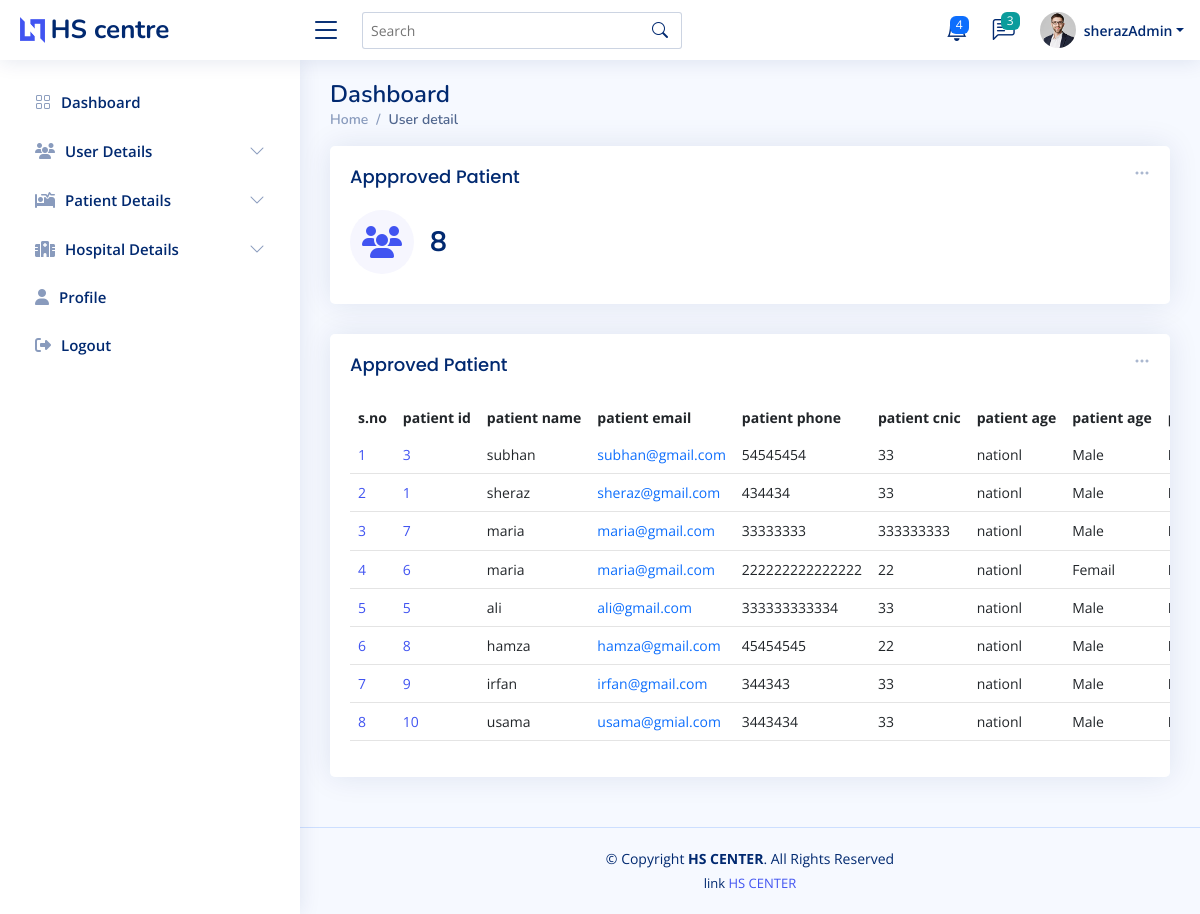
/admin_app_pat.php (signed in), run on the app's committed database.
### tables this page shows
CREATE TABLE `accept_patient` (
  `pateint_id` int(11) NOT NULL,
  `reg_pateint_id` int(11) NOT NULL,
  `patient_name` varchar(200) NOT NULL,
  `patient_email` varchar(200) NOT NULL,
  `patient_phone` varchar(255) NOT NULL,
  `patient_cnic` varchar(255) NOT NULL,
  `patient_age` varchar(222) NOT NULL,
  `patient_select_hos` varchar(222) NOT NULL,
  `patient_gender` varchar(222) NOT NULL,
  `patient_vacc` varchar(222) NOT NULL,
  `patient_app_day` varchar(222) NOT NULL,
  `pateint_dos_1` varchar(222) NOT NULL,
  `pateint_dos_2` varchar(222) NOT NULL,
  `pateint_dos_1_date` varchar(111) NOT NULL,
  `pateint_dos_2_date` varchar(111) NOT NULL
);

### admin_app_pat.php (the view, shortened to what this page needs)
<?php
require 'conn.php';
$fetch_app_PatientQ = "SELECT * FROM `accept_patient`";
$fetch_app_Patient = mysqli_query($conn,$fetch_app_PatientQ);
$total_app_Patient = mysqli_num_rows($fetch_app_Patient);
?>
<!DOCTYPE html>
<html lang="en">
<head>
  <?php require './component/_admin_link.php'?>
</head>
<body>
<?php require './component/_admin_nav.php';?>
  <main id="main" class="main " >
    <div class="pagetitle ">
      <h1>Dashboard</h1>
      <nav>
        <ol class="breadcrumb">
          <li class="breadcrumb-item"><a href="admin-index.php">Home</a></li>
          <li class="breadcrumb-item active">User detail</li>
        </ol>
      </nav>
    </div>
    <section class="section dashboard ">
      <div class="row ">
        <div class="col-lg-12">
          <div class="row ">
            <div class="col-xxl-4 col-md-6  w-100">
              <div class="card info-card sales-card">
                <div class="filter">
                  <a class="icon" href="#" data-bs-toggle="dropdown"><i class="bi bi-three-dots"></i></a>
                </div>
                <div class="card-body">
                  <h5 class="card-title">Appproved Patient</h5>
                  <div class="d-flex align-items-center">
                    <div class="card-icon rounded-circle d-flex align-items-center justify-content-center">
                    <i class="fa-solid fa-users"></i>
                    </div>
                    <div class="ps-3">
                      <h6><?=$total_app_Patient?></h6>
                    </div>
                  </div>
                </div>
              </div>
            </div>
 <div class="col-12" >
              <div class="card recent-sales overflow-auto">
                <div class="filter">
                  <a class="icon" href="#" data-bs-toggle="dropdown"><i class="bi bi-three-dots"></i></a>
                </div>
                <div class="card-body">
                  <h5 class="card-title">Approved Patient</h5>
                  <table class="table table-borderless datatable" id="dowload_pdf">
                    <thead>
                      <tr>
                        <th scope="col">s.no</th>
                        <th scope="col">patient id</th>
                        <th scope="col">patient name</th>
                        <th scope="col">patient email</th>
                        <th scope="col">patient phone</th>
                        <th scope="col">patient cnic</th>
                        <th scope="col">patient age</th>
                        <th scope="col">patient age</th>
                        <th scope="col">patient gender</th>
                      </tr>
                    </thead>
                    <tbody>
                    <?php
                    if($total_app_Patient  > 0){
                      while($app_patient_data = mysqli_fetch_assoc($fetch_app_Patient)){
                        $j+=1;
  echo '<tr>
  <td scope="row"><a href="#">'.$j.'</a></td>
  <td scope="row"><a href="#">'.$app_patient_data['reg_pateint_id'].'</a></td>
  <td>'.$app_patient_data['patient_name'].'</td>
  <td><a  class="text-primary">'.$app_patient_data['patient_email'].'</a></td>
  <td>'.$app_patient_data['patient_phone'].'</td>
  <td>'.$app_patient_data['patient_age'].'</td>
  <td>'.$app_patient_data['patient_select_hos'].'</td>
  <td>'.$app_patient_data['patient_gender'].'</td>
  <td>'.$app_patient_data['patient_gender'].'</td>
  <td>'.$app_patient_data['patient_gender'].'</td>
  <td>'.$app_patient_data['patient_vacc'].'</td>
  <td>'.$app_patient_data['patient_app_day'].'</td>
  <td><a  href="admin_reject_pateint.php?patient_ID='.$app_patient_data['patient_id'].'" class="badge bg-danger ">reject</a></td>
</tr>';
}
                    }
                    ?>
                    </tbody>
                  </table>
                </div>
              </div>
            </div>
          </div>
        </div>
      </div>
    </section>
  </main>
  <?php require './component/_admin_footer.php'?>
</body>
</html>

### assets_admin/css/style.css (style rules this page uses)
:root { scroll-behavior: smooth; }
body { font-family: "Open Sans", sans-serif; background: #f6f9ff; color: #444444; }
a { color: #4154f1; text-decoration: none; }
h1, h2, h3, h4, h5, h6 { font-family: "Nunito", sans-serif; }
#main { margin-top: 60px; padding: 20px 30px; transition: all 0.3s; }
.pagetitle { margin-bottom: 10px; }
.pagetitle h1 { font-size: 24px; margin-bottom: 0; font-weight: 600; color: #012970; }
.card { margin-bottom: 30px; border: none; border-radius: 5px; box-shadow: 0px 0 30px rgba(1, 41, 112, 0.1); }
.card-title { padding: 20px 0 15px 0; font-size: 18px; font-weight: 500; color: #012970; font-family: "Poppins", sans-serif; }
.card-body { padding: 0 20px 20px 20px; }
.breadcrumb { font-size: 14px; font-family: "Nunito", sans-serif; color: #899bbd; font-weight: 600; }
.breadcrumb a { color: #899bbd; transition: 0.3s; }
.breadcrumb .breadcrumb-item::before { color: #899bbd; }
.breadcrumb .active { color: #51678f; font-weight: 600; }
@media (min-width: 1200px) { #main, #footer { margin-left: 300px; } }
.dashboard .filter { position: absolute; right: 0px; top: 15px; }
.dashboard .filter .icon { color: #aab7cf; padding-right: 20px; padding-bottom: 5px; transition: 0.3s; font-size: 16px; }
.dashboard .info-card { padding-bottom: 10px; }
.dashboard .info-card h6 { font-size: 28px; color: #012970; font-weight: 700; margin: 0; padding: 0; }
.dashboard .card-icon { font-size: 32px; line-height: 0; width: 64px; height: 64px; flex-shrink: 0; flex-grow: 0; }
.dashboard .sales-card .card-icon { color: #4154f1; background: #f6f6fe; }
.dashboard .recent-sales { font-size: 14px; }
.dashboard .recent-sales .table thead { background: #f6f6fe; }
.dashboard .recent-sales .table thead th { border: 0; }

### admin_app_pat.php (style rules this page uses)
table { width: 100vw !important; overflow-x: scroll !important; }
table th { white-space: nowrap; }
table td { border-bottom: 1px solid #e4e4e4 !important; }

### data on the page
accept_patient: reg_pateint "3", patient_name "subhan", patient_email "subhan@gmail.com", patient_phone "54545454", patient_age "33", patient_select_hos "nationl", patient_gender "Male"
accept_patient: reg_pateint "1", patient_name "sheraz", patient_email "sheraz@gmail.com", patient_phone "434434", patient_age "33", patient_select_hos "nationl", patient_gender "Male"
accept_patient: reg_pateint "7", patient_name "maria", patient_email "maria@gmail.com", patient_phone "33333333", patient_age "333333333", patient_select_hos "nationl", patient_gender "Male"
accept_patient: reg_pateint "6", patient_name "maria", patient_email "maria@gmail.com", patient_phone "222222222222222", patient_age "22", patient_select_hos "nationl", patient_gender "Femail"
accept_patient: reg_pateint "5", patient_name "ali", patient_email "ali@gmail.com", patient_phone "333333333334", patient_age "33", patient_select_hos "nationl", patient_gender "Male"
accept_patient: reg_pateint "8", patient_name "hamza", patient_email "hamza@gmail.com", patient_phone "45454545", patient_age "22", patient_select_hos "nationl", patient_gender "Male"
accept_patient: reg_pateint "9", patient_name "irfan", patient_email "irfan@gmail.com", patient_phone "344343", patient_age "33", patient_select_hos "nationl", patient_gender "Male"
accept_patient: reg_pateint "10", patient_name "usama", patient_email "usama@gmial.com", patient_phone "3443434", patient_age "33", patient_select_hos "nationl", patient_gender "Male"

### other printed values
$_SESSION['admin_name'] "sherazAdmin"
$total_app_Patient "8"
